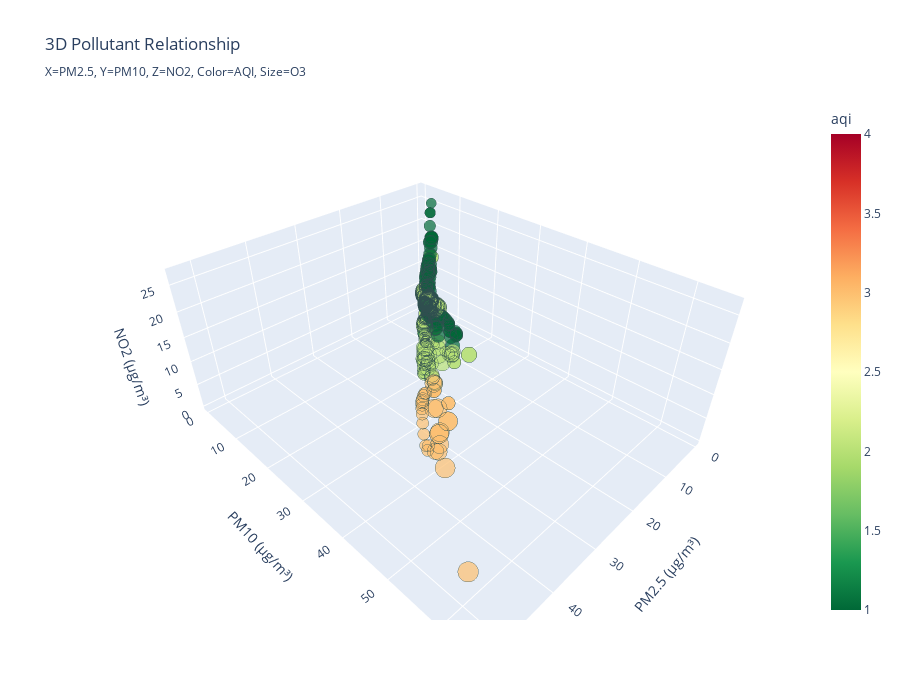

Here is the notebook cell this chart was saved with:
### Markdown cell above
## 6. Pollutant Relationships 🔬

### Code cell
# 3D scatter plot showing pollutant relationships
fig = px.scatter_3d(
    df,
    x='pm2_5',
    y='pm10',
    z='no2',
    color='aqi',
    size='o3',
    hover_data=['city_name', 'timestamp'],
    title='3D Pollutant Relationship<br><sub>X=PM2.5, Y=PM10, Z=NO2, Color=AQI, Size=O3</sub>',
    labels={'pm2_5': 'PM2.5 (μg/m³)', 'pm10': 'PM10 (μg/m³)', 'no2': 'NO2 (μg/m³)'},
    color_continuous_scale='RdYlGn_r',
    height=700
)

fig.update_traces(marker=dict(line=dict(width=0.5, color='DarkSlateGrey')))

fig.show()

print("\n💡 Interactive 3D plot - you can:")
print("   • Click and drag to rotate")
print("   • Scroll to zoom in/out")
print("   • Hover over points for details")

### Figure 1 — Plotly figure (JSON) as saved in the notebook; plotly's stock layout.template omitted (floating-point values rounded to 4 significant figures; data arrays with more than 128 entries replaced by an {"elided": "..."} marker saying what was removed)
{"data": [{"customdata": {"elided": "360x2 str values"}, "hovertemplate": "PM2.5 (μg/m³)=%{x}<br>PM10 (μg/m³)=%{y}<br>NO2 (μg/m³)=%{z}<br>o3=%{marker.size}<br>city_name=%{customdata[0]}<br>timestamp=%{customdata[1]}<br>aqi=%{marker.color}<extra></extra>", "legendgroup": "", "marker": {"color": {"elided": "360 int values"}, "coloraxis": "coloraxis", "line": {"color": "DarkSlateGrey", "width": 0.5}, "size": {"elided": "360 float values"}, "sizemode": "area", "sizeref": 0.2812, "symbol": "circle"}, "mode": "markers", "name": "", "scene": "scene", "showlegend": false, "type": "scatter3d", "x": {"elided": "360 float values"}, "y": {"elided": "360 float values"}, "z": {"elided": "360 float values"}}], "layout": {"coloraxis": {"colorbar": {"title": {"text": "aqi"}}, "colorscale": [[0, "rgb(0,104,55)"], [0.1, "rgb(26,152,80)"], [0.2, "rgb(102,189,99)"], [0.3, "rgb(166,217,106)"], [0.4, "rgb(217,239,139)"], [0.5, "rgb(255,255,191)"], [0.6, "rgb(254,224,139)"], [0.7, "rgb(253,174,97)"], [0.8, "rgb(244,109,67)"], [0.9, "rgb(215,48,39)"], [1, "rgb(165,0,38)"]]}, "height": 700, "legend": {"itemsizing": "constant", "tracegroupgap": 0}, "scene": {"domain": {"x": [0, 1], "y": [0, 1]}, "xaxis": {"title": {"text": "PM2.5 (μg/m³)"}}, "yaxis": {"title": {"text": "PM10 (μg/m³)"}}, "zaxis": {"title": {"text": "NO2 (μg/m³)"}}}, "title": {"text": "3D Pollutant Relationship<br><sub>X=PM2.5, Y=PM10, Z=NO2, Color=AQI, Size=O3</sub>"}}}
